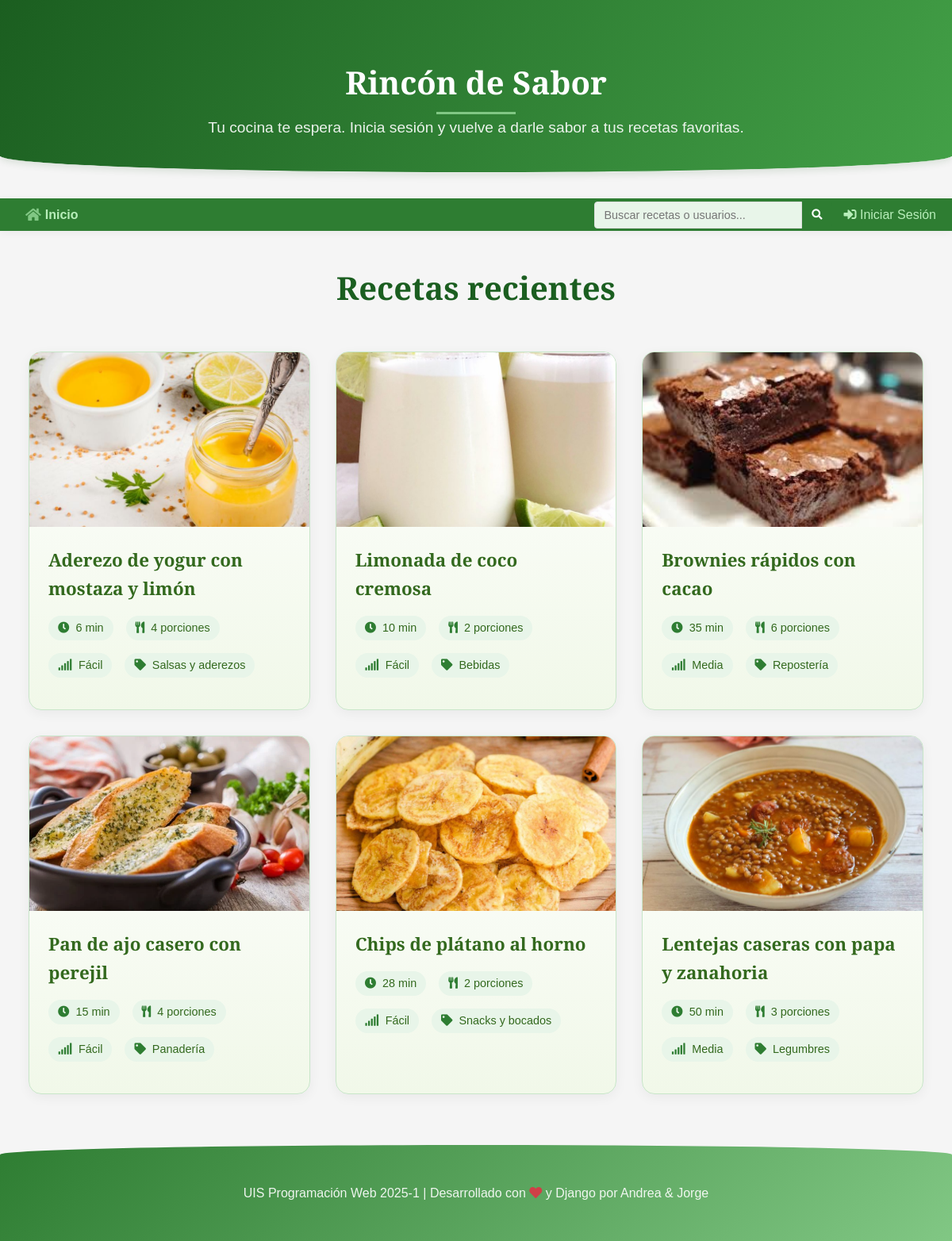
The page / on the database its author committed.
### post/models.py (models this page shows, shortened)
class Recipe(models.Model):
    DIFFICULTY_CHOICES = [
        ('FACIL', 'Fácil'),
        ('MEDIA', 'Media'),
        ('DIFICIL', 'Difícil'),
    ]
    title = models.CharField(max_length=200, verbose_name='Título')
    ingredients = models.TextField(verbose_name='Ingredientes')
    instructions = models.TextField(verbose_name='Instrucciones')
    prep_time = models.PositiveIntegerField(verbose_name='Tiempo de Preparación (minutos)', default=0)
    cook_time = models.PositiveIntegerField(verbose_name='Tiempo de Cocción (minutos)', default=0)
    servings = models.PositiveIntegerField(verbose_name='Porciones', default=1)
    difficulty = models.CharField(max_length=10, choices=DIFFICULTY_CHOICES, default='MEDIA', verbose_name='Dificultad')
    recipe_image = models.ImageField(upload_to='recipe_pics/', null=True, blank=True, verbose_name='Imagen de la Receta')
    author = models.ForeignKey(User, on_delete=models.CASCADE, verbose_name='Autor')
    category = models.ForeignKey(Category, on_delete=models.SET_NULL, null=True, blank=True, verbose_name='Categoría')
    created_at = models.DateTimeField(auto_now_add=True, verbose_name='Fecha de Creación')
    updated_at = models.DateTimeField(auto_now=True, verbose_name='Última Actualización')
    published = models.BooleanField(default=True, verbose_name='Publicada')
    def total_time(self):
        return self.prep_time + self.cook_time

class Category(models.Model):
    name = models.CharField(max_length=100, unique=True)
    class Meta:
        verbose_name = "Category"
        verbose_name_plural = "Categories"

### post/views.py (the view)
# urls.py: path('', views.index, name='index'),
def index(request):
    recetas_recientes = Recipe.objects.filter(published=True).order_by('-created_at')[:6]  # Últimas 6 recetas
    return render(request, 'post/index.html', {'recetas_recientes': recetas_recientes})

### post/templates/post/index.html (shortened to what this page needs)
{% extends 'post/base.html' %}
{% load static %}
{% block extra_head %}
<link rel="stylesheet" href="{% static 'post/css/index.css' %}">
<link rel="stylesheet" href="{% static 'post/css/categorias.css' %}">
{% endblock extra_head%}
{% block content %}
<h1>Recetas recientes</h1>
<div class="grid-recetas">
    {% for receta in recetas_recientes %}
        <div class="tarjeta-receta">
            {% if receta.recipe_image %}
                <div class="receta-img">
                    <img src="{{ receta.recipe_image.url }}" alt="{{ receta.title }}">
                </div>
            {% endif %}
            <div class="receta-content">
                <h2 class="receta-title">
                    <a href="{% url 'post:detalle_receta' receta.id %}">{{ receta.title }}</a>
                </h2>
                <div class="receta-meta">
                    <span>
                        <i class="fas fa-clock"></i>
                        {{ receta.total_time }} min
                    </span>
                    <span>
                        <i class="fas fa-utensils"></i>
                        {{ receta.servings }} porciones
                    </span>
                    <span>
                        <i class="fas fa-signal"></i>
                        {{ receta.get_difficulty_display }}
                    </span>
                    {% if receta.category %}
                        <span>
                            <i class="fas fa-tag"></i>
                            {{ receta.category.name }}
                        </span>
                    {% endif %}
                </div>
            </div>
        </div>
    {% endfor %}
</div>
{% endblock content%}

### post/static/post/css/base.css (style rules this page uses)
:root { --color-primary: #2E7D32; --color-secondary: #43A047; --color-accent: #00C853; --color-light: #81C784; --color-ultralight: #E8F5E9; --color-dark: #1B5E20; --color-cream: #FFF8E1; --color-brown: #795548; --color-background: #F5F5F5; --color-surface: #FFFFFF; --color-text: #33691E; --color-text-light: #558B2F; --color-border: #C8E6C9; --color-success: #388E3C; --color-warning: #FF9800; --color-danger: #D32F2F; --gradient-primary: linear-gradient(135deg, #2E7D32 0%, #81C784 100%); --gradient-header: linear-gradient(120deg, #1B5E20 0%, #43A047 100%); --gradient-card: linear-gradient(to bottom, #FFFFFF, #F1F8E9); --shadow-sm: 0 2px 4px rgba(0, 70, 0, 0.05); --shadow: 0 4px 8px rgba(0, 70, 0, 0.1); --shadow-lg: 0 8px 16px rgba(0, 70, 0, 0.15); --radius-sm: 0.375rem; --radius: 0.5rem; --radius-lg: 1rem; --radius-xl: 2rem; --font-primary: 'Montserrat', sans-serif; --font-secondary: 'Playfair Display', serif; }
body { font-family: var(--font-primary); background-color: var(--color-ultralight); color: var(--color-text); line-height: 1.6; background-image: url('/static/post/img/leaf-pattern.png'); background-size: 200px; background-blend-mode: overlay; margin: 0; padding: 0; min-height: 100vh; display: flex; flex-direction: column; }
h1, h2, h3, h4, h5, h6 { font-family: var(--font-secondary); color: var(--color-dark); font-weight: 600; }
a { color: var(--color-primary); text-decoration: none; transition: all 0.3s ease; }
.tarjeta-receta { background: var(--gradient-card); border-radius: var(--radius-lg); overflow: hidden; box-shadow: var(--shadow); transition: all 0.4s ease; border: 1px solid var(--color-border); display: flex; flex-direction: column; height: 100%; }
.receta-img { height: 220px; overflow: hidden; position: relative; }
.receta-img img { width: 100%; height: 100%; object-fit: cover; transition: transform 0.6s ease; }
.receta-img::after { content: ''; position: absolute; bottom: 0; left: 0; width: 100%; height: 30%; background: linear-gradient(to top, rgba(0,0,0,0.5), transparent); opacity: 0; transition: opacity 0.3s ease; }
.receta-content { padding: 1.5rem; flex-grow: 1; display: flex; flex-direction: column; }
.receta-title { font-size: 1.4rem; margin-bottom: 1rem; font-weight: 600; }
.receta-title a { color: var(--color-text); text-decoration: none; transition: color 0.3s ease; }
.receta-meta { display: flex; flex-wrap: wrap; gap: 1rem; margin-bottom: 1rem; font-size: 0.9rem; }
.receta-meta span { display: flex; align-items: center; gap: 0.5rem; background-color: var(--color-ultralight); padding: 0.25rem 0.75rem; border-radius: var(--radius-xl); color: var(--color-text); }
.receta-meta i { color: var(--color-primary); }
.grid-recetas { display: grid; grid-template-columns: repeat(auto-fill, minmax(300px, 1fr)); gap: 2rem; }

### post/static/post/css/index.css (style rules this page uses)
:root { --color-primary: #6b48ff; --color-secondary: #4ecdc4; --color-accent: #ffe66d; --color-background: #f7f7f7; --color-text: #2d3436; --color-text-light: #636e72; --color-white: #ffffff; --color-gray-light: #f0f0f0; --color-shadow: rgba(0, 0, 0, 0.1); --navbar-bg: #2E7D32; --notification-bg: #2E7D32; --notification-text: white; }
.receta-img { height: 200px; overflow: hidden; border-radius: 8px 8px 0 0; }
.receta-img img { width: 100%; height: 100%; object-fit: cover; transition: transform 0.3s ease; }
h1 { text-align: center; margin: 2rem 0; font-size: 2.5rem; color: var(--color-dark); font-family: var(--font-secondary); }
.grid-recetas { max-width: 1400px; margin: 0 auto; padding: 2rem; }

### post/templates/post/base.html (style rules this page uses)
:root { --primary-color: #007bff; --secondary-color: #6c757d; --dark-color: #333; --light-color: #f8f9fa; --danger-color: #dc3545; --success-color: #28a745; }
* { margin: 0; padding: 0; box-sizing: border-box; }
body { font-family: 'Roboto', sans-serif; line-height: 1.6; background-color: #f5f7fa; color: #333; }
h1, h2, h3, h4, h5, h6 { font-family: 'Playfair Display', serif; }
a { text-decoration: none; color: var(--primary-color); }

### rows shown on the page
Recipe: recipe_image (picture), title "Aderezo de yogur con mostaza y limón", total_time "6", servings "4", difficulty "Fácil", category.name "Salsas y aderezos"
Recipe: recipe_image (picture), title "Limonada de coco cremosa", total_time "10", servings "2", difficulty "Fácil", category.name "Bebidas"
Recipe: recipe_image (picture), title "Brownies rápidos con cacao", total_time "35", servings "6", difficulty "Media", category.name "Repostería"
Recipe: recipe_image (picture), title "Pan de ajo casero con perejil", total_time "15", servings "4", difficulty "Fácil", category.name "Panadería"
Recipe: recipe_image (picture), title "Chips de plátano al horno", total_time "28", servings "2", difficulty "Fácil", category.name "Snacks y bocados"
Recipe: recipe_image (picture), title "Lentejas caseras con papa y zanahoria", total_time "50", servings "3", difficulty "Media", category.name "Legumbres"
